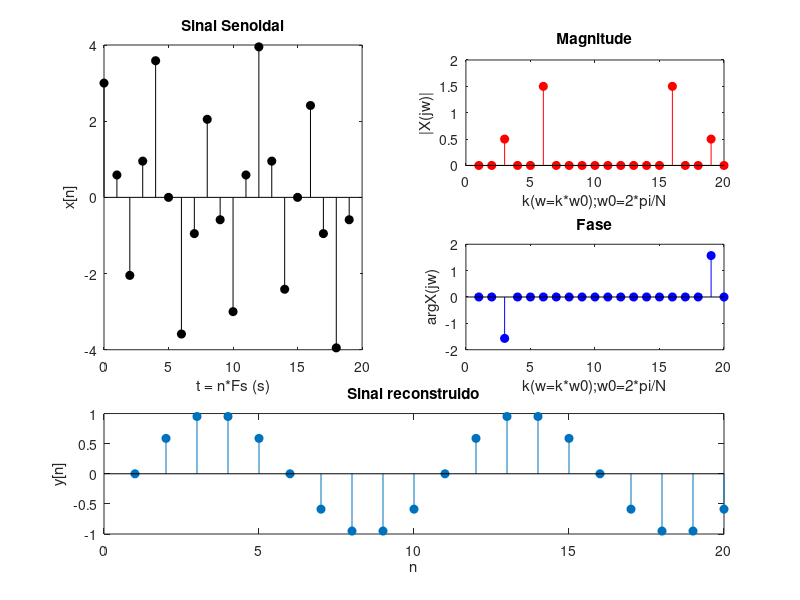

MATLAB code to generate this figure:
% Série de Fourier

close all
clc
clear

Nw = 20;        % periodo
w = 2*pi/Nw;    % freq angular

w1 = 5*w;
w2 = 2*w;

n = 0:Nw-1;
x = 3*cos(n*w1) + sin(n*w2);

N = length(x);
w0 = 2*pi/N;

figure

% Plot do sinal senoidal
subplot(3,2,[1,3])
stem(n, x, 'fill', '-k')
title('Sinal Senoidal')
xlabel('t = n*Fs (s)')
ylabel('x[n]')
hold all


% for k=0:N-1
%     soma = 0;
%     for n=0:N-1
%         soma = soma + x(n+1)*exp(-j*w0*k*n);
%     end
%     X(k+1) = soma;
% end

%%
% Uma outra alternativa para transformada de Fourier
% Fast Fourier Transform
X = fft(x);
X_norm = 1/N * X;

% Calculando o angulo
angX = angle(X_norm);
angX = angX.*(abs(X_norm)>0.01);

% Plot da magnitude
subplot(3,2,2)
stem(abs(X_norm), 'fill', '-r')
title('Magnitude')
xlabel('k(w=k*w0);w0=2*pi/N')
ylabel('|X(jw)|')

% Plot da fase
subplot(3,2,4)
stem(angX, 'fill', '-b')
title('Fase')
xlabel('k(w=k*w0);w0=2*pi/N')
ylabel('argX(jw)')

% Reconstroi o sinal com k frequencias dominantes
X_recon = X;
k = 4;
for i = (k+2):(N-k)
    X_recon(i) = 0;
end

% Transformada inversa
X_recon = ifft(X_recon);

% Plot do sinal reconstruído a partir da transformada inversa
subplot(3,2,[5,6])
stem(X_recon, 'fill')
title('Sinal reconstruido')
xlabel('n')
ylabel('y[n]')